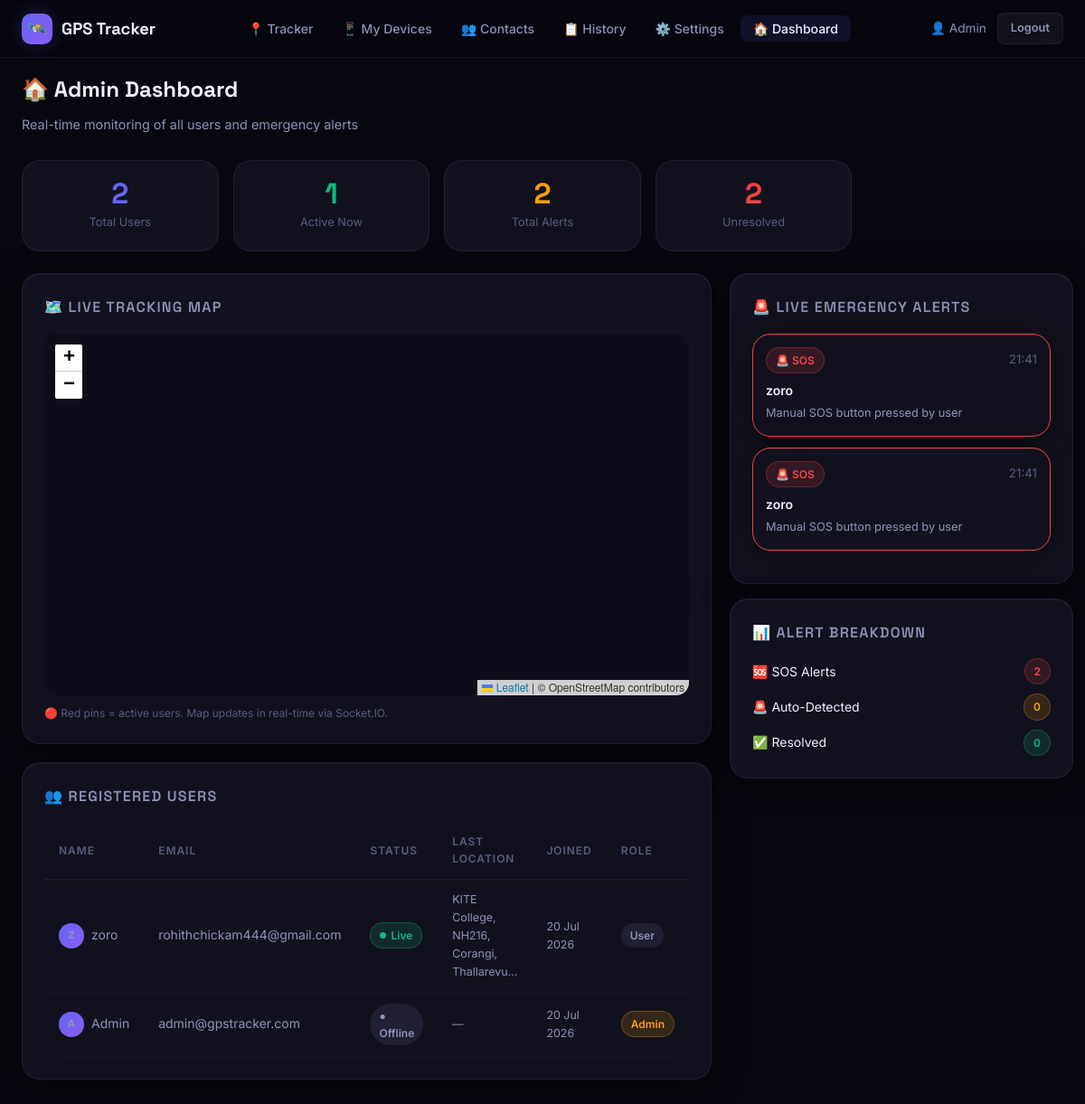
The app's page /dashboard (signed in) with its own data.
### models.py (models this page shows, shortened)
class User(UserMixin, db.Model):
    __tablename__ = "users"
    id            = db.Column(db.Integer, primary_key=True)
    name          = db.Column(db.String(100), nullable=False)
    email         = db.Column(db.String(150), unique=True, nullable=False)
    password_hash = db.Column(db.String(200), nullable=False)
    phone         = db.Column(db.String(20), default="")
    is_admin      = db.Column(db.Boolean, default=False)
    is_active_tracking = db.Column(db.Boolean, default=False)
    created_at    = db.Column(db.DateTime, default=datetime.utcnow)
    locations  = db.relationship("Location",          backref="user", lazy=True, cascade="all, delete-orphan")
    contacts   = db.relationship("EmergencyContact",  backref="user", lazy=True, cascade="all, delete-orphan")
    alerts     = db.relationship("Alert",             backref="user", lazy=True, cascade="all, delete-orphan")
    safe_zones = db.relationship("SafeZone",          backref="user", lazy=True, cascade="all, delete-orphan")
    @property
    def latest_location(self):
        return (Location.query
                .filter_by(user_id=self.id)
                .order_by(Location.timestamp.desc())
                .first())

class Location(db.Model):
    __tablename__ = "locations"
    id               = db.Column(db.Integer, primary_key=True)
    user_id          = db.Column(db.Integer, db.ForeignKey("users.id"), nullable=False)
    latitude         = db.Column(db.Float, nullable=False)
    longitude        = db.Column(db.Float, nullable=False)
    accuracy         = db.Column(db.Float, default=0)
    speed_kmh        = db.Column(db.Float, default=0)
    address          = db.Column(db.String(300), default="")
    timestamp        = db.Column(db.DateTime, default=datetime.utcnow, index=True)
    device_id        = db.Column(db.String(64),  default="", index=True)   # unique per browser/app session
    device_name      = db.Column(db.String(100), default="")               # e.g. "iPhone", "Chrome on Windows"

class Alert(db.Model):
    __tablename__ = "alerts"
    id          = db.Column(db.Integer, primary_key=True)
    user_id     = db.Column(db.Integer, db.ForeignKey("users.id"), nullable=False)
    alert_type  = db.Column(db.String(50), default="EMERGENCY")   # EMERGENCY | SOS | GEOFENCE | TEST
    latitude    = db.Column(db.Float, nullable=True)
    longitude   = db.Column(db.Float, nullable=True)
    address     = db.Column(db.String(300), default="")
    message     = db.Column(db.String(500), default="")
    confidence  = db.Column(db.Integer, default=0)
    resolved    = db.Column(db.Boolean, default=False)
    notified    = db.Column(db.Boolean, default=False)
    timestamp   = db.Column(db.DateTime, default=datetime.utcnow, index=True)

### app.py (the view)
@app.route("/dashboard")
@login_required
@admin_required
def dashboard():
    users  = User.query.order_by(User.created_at.desc()).all()
    alerts = Alert.query.order_by(Alert.timestamp.desc()).limit(50).all()
    total_alerts    = Alert.query.count()
    active_users    = User.query.filter_by(is_active_tracking=True).count()
    unresolved      = Alert.query.filter_by(resolved=False).count()
    return render_template(
        "dashboard.html",
        users=users, alerts=alerts,
        total_alerts=total_alerts,
        active_users=active_users,
        unresolved=unresolved,
    )

### app.py (called while the page is built)
@login_manager.user_loader
def load_user(user_id):
    return User.query.get(int(user_id))

def admin_required(f):
    @wraps(f)
    def decorated(*args, **kwargs):
        if not current_user.is_authenticated or not current_user.is_admin:
            flash("Admin access required.", "danger")
            return redirect(url_for("index"))
        return f(*args, **kwargs)
    return decorated

### templates/dashboard.html (shortened to what this page needs)
{% extends "base.html" %}
{% block content %}
<div class="page">
  <div class="container-fluid">
    <div style="margin-bottom:28px">
      <h1 class="section-title">🏠 Admin Dashboard</h1>
      <p class="section-sub">Real-time monitoring of all users and emergency alerts</p>
    </div>
    <div class="stats-grid" style="margin-bottom:24px">
      <div class="stat-card">
        <div class="stat-value" style="color:var(--accent)">{{ users|length }}</div>
        <div class="stat-label">Total Users</div>
      </div>
      <div class="stat-card">
        <div class="stat-value" style="color:var(--success)">{{ active_users }}</div>
        <div class="stat-label">Active Now</div>
      </div>
      <div class="stat-card">
        <div class="stat-value" style="color:var(--warning)">{{ total_alerts }}</div>
        <div class="stat-label">Total Alerts</div>
      </div>
      <div class="stat-card">
        <div class="stat-value" style="color:var(--danger)">{{ unresolved }}</div>
        <div class="stat-label">Unresolved</div>
      </div>
    </div>
    <div style="display:grid;grid-template-columns:1fr 380px;gap:20px;align-items:start">
      <div style="display:flex;flex-direction:column;gap:20px">
        <div class="card">
          <div class="card-title">🗺️ Live Tracking Map</div>
          <div id="admin-map" style="height:400px;border-radius:var(--radius-md);overflow:hidden"></div>
          <p style="font-size:.75rem;color:var(--text-muted);margin-top:10px">
            🔴 Red pins = active users. Map updates in real-time via Socket.IO.
          </p>
        </div>
        <div class="card">
          <div class="card-title">👥 Registered Users</div>
          <div class="table-wrap">
            <table>
              <thead>
                <tr>
                  <th>Name</th>
                  <th>Email</th>
                  <th>Status</th>
                  <th>Last Location</th>
                  <th>Joined</th>
                  <th>Role</th>
                </tr>
              </thead>
              <tbody>
                {% for user in users %}
                <tr data-user="{{ user.id }}">
                  <td>
                    <div style="display:flex;align-items:center;gap:8px">
                      <div class="contact-avatar" style="width:28px;height:28px;font-size:.7rem;flex-shrink:0">
                        {{ user.name[0].upper() }}
                      </div>
                      {{ user.name }}
                    </div>
                  </td>
                  <td>{{ user.email }}</td>
                  <td class="user-status">
                    {% if user.is_active_tracking %}
                    <span class="badge badge-success"><span class="live-dot"></span> Live</span>
                    {% else %}
                    <span class="badge badge-muted">● Offline</span>
                    {% endif %}
                  </td>
                  <td class="user-location" style="font-size:.78rem">
                    {% if user.latest_location %}
                      {{ user.latest_location.address[:40] + '…' if user.latest_location.address and user.latest_location.address|length > 40 else user.latest_location.address or '—' }}
                    {% else %}—{% endif %}
                  </td>
                  <td style="font-size:.78rem">{{ user.created_at.strftime('%d %b %Y') }}</td>
                  <td>
                    {% if user.is_admin %}
                    <span class="badge badge-warning">Admin</span>
                    {% else %}
                    <span class="badge badge-muted">User</span>
                    {% endif %}
                  </td>
                </tr>
                {% endfor %}
              </tbody>
            </table>
          </div>
        </div>
      </div>
      <div style="display:flex;flex-direction:column;gap:16px">
        <div class="card">
          <div class="card-title">🚨 Live Emergency Alerts</div>
          <div id="live-alerts">
            {% for alert in alerts[:5] %}
            <div class="card" style="border-color:{% if not alert.resolved %}var(--danger){% else %}var(--border){% endif %};margin-bottom:12px;padding:14px">
              <div style="display:flex;align-items:center;justify-content:space-between">
                <span class="badge {% if alert.resolved %}badge-success{% else %}badge-danger{% endif %}">
                  {{ '✅ Resolved' if alert.resolved else '🚨 ' + alert.alert_type }}
                </span>
                <small style="color:var(--text-muted)">{{ alert.timestamp.strftime('%H:%M') }}</small>
              </div>
              <p style="margin:8px 0 4px;font-weight:600;font-size:.875rem">
                {{ alert.user.name }}
              </p>
              <p style="font-size:.8rem;color:var(--text-secondary)">{{ alert.message or '—' }}</p>
            </div>
            {% else %}
            <div style="text-align:center;padding:24px;color:var(--text-muted)">
              No alerts yet. Real-time alerts will appear here.
            </div>
            {% endfor %}
          </div>
        </div>
        <div class="card">
          <div class="card-title">📊 Alert Breakdown</div>
          {% set sos_count = alerts | selectattr('alert_type','eq','SOS') | list | length %}
          {% set em_count  = alerts | selectattr('alert_type','eq','EMERGENCY') | list | length %}
          <div style="display:flex;flex-direction:column;gap:10px">
            <div style="display:flex;justify-content:space-between;align-items:center">
              <span style="font-size:.875rem">🆘 SOS Alerts</span>
              <span class="badge badge-danger">{{ sos_count }}</span>
            </div>
            <div style="display:flex;justify-content:space-between;align-items:center">
              <span style="font-size:.875rem">🚨 Auto-Detected</span>
              <span class="badge badge-warning">{{ em_count }}</span>
            </div>
            <div style="display:flex;justify-content:space-between;align-items:center">
              <span style="font-size:.875rem">✅ Resolved</span>
              <span class="badge badge-success">{{ alerts | selectattr('resolved') | list | length }}</span>
            </div>
          </div>
        </div>
      </div>
    </div>
  </div>
</div>
{% endblock %}

### templates/base.html (shortened to what this page needs)
<!DOCTYPE html>
<html lang="en">
<head>
  <link rel="stylesheet" href="{{ url_for('static', filename='css/style.css') }}">
  <link rel="stylesheet" href="https://unpkg.com/leaflet@1.9.4/dist/leaflet.css">
</head>
<body>
<nav class="navbar">
  <a class="navbar-brand" href="{{ url_for('index') }}">
    <div class="logo-icon">🛰️</div>
    GPS Tracker
  </a>
  {% if current_user.is_authenticated %}
  <ul class="navbar-nav">
    <li><a href="{{ url_for('tracker') }}"    class="{{ 'active' if request.endpoint == 'tracker'    }}">📍 Tracker</a></li>
    <li><a href="{{ url_for('my_devices') }}" class="{{ 'active' if request.endpoint == 'my_devices' }}">📱 My Devices</a></li>
    <li><a href="{{ url_for('contacts') }}"   class="{{ 'active' if request.endpoint == 'contacts'   }}">👥 Contacts</a></li>
    <li><a href="{{ url_for('history') }}"    class="{{ 'active' if request.endpoint == 'history'    }}">📋 History</a></li>
    <li><a href="{{ url_for('settings') }}"   class="{{ 'active' if request.endpoint == 'settings'   }}">⚙️ Settings</a></li>
    {% if current_user.is_admin %}
    <li><a href="{{ url_for('dashboard') }}"  class="{{ 'active' if request.endpoint == 'dashboard'  }}">🏠 Dashboard</a></li>
    {% endif %}
  </ul>
  <div class="navbar-actions">
    <span style="font-size:.85rem;color:var(--text-secondary)">👤 {{ current_user.name }}</span>
    <a href="{{ url_for('logout') }}" class="btn btn-ghost btn-sm">Logout</a>
  </div>
  {% else %}
  <div class="navbar-actions">
    <a href="{{ url_for('login') }}"    class="btn btn-ghost btn-sm">Login</a>
    <a href="{{ url_for('register') }}" class="btn btn-primary btn-sm">Get Started</a>
  </div>
  {% endif %}
</nav>
{% block content %}{% endblock %}
</body>
</html>

### records on screen
User: name "Admin", name "A", email "admin@gpstracker.com", is_active_tracking "● Offline", created_at "20 Jul 2026", is_admin "Admin"
User: name "Z", name "zoro", email "rohithchickam444@gmail.com", is_active_tracking True (drawn), latest_location|length "KITE College, NH216, Corangi, Thallarevu…", created_at "20 Jul 2026", is_admin "User"
Alert: resolved+alert_type "🚨 SOS", timestamp "21:41", user.name "zoro", message "Manual SOS button pressed by user"
Alert: resolved+alert_type "🚨 SOS", timestamp "21:41", user.name "zoro", message "Manual SOS button pressed by user"

### other values on screen
{{ users|length }} "2"
{{ active_users }} "1"
{{ total_alerts }} "2"
{{ unresolved }} "2"
{{ sos_count }} "2"
{{ em_count }} "0"
{{ alerts | selectattr('resolved') | list | length }} "0"
